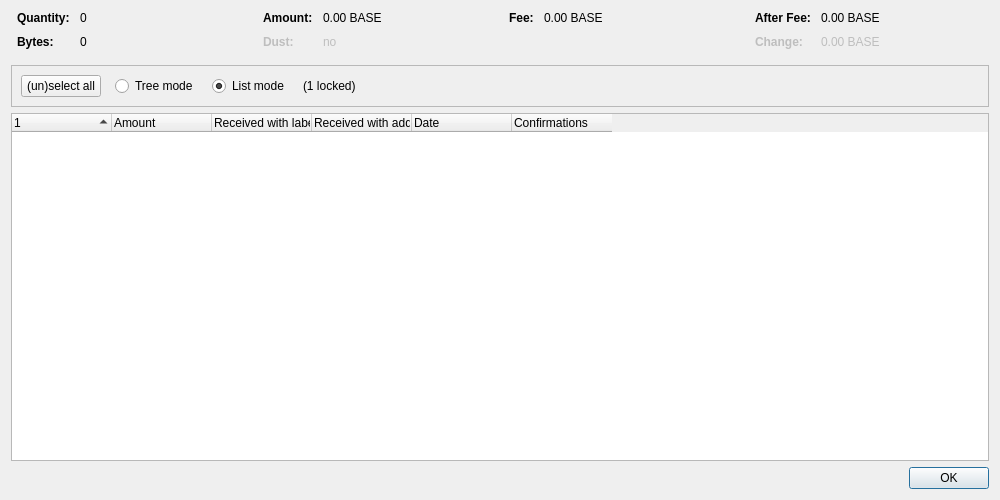
<?xml version="1.0" encoding="UTF-8"?>
<ui version="4.0">
 <class>CoinControlDialog</class>
 <widget class="QDialog" name="CoinControlDialog">
  <property name="geometry">
   <rect>
    <x>0</x>
    <y>0</y>
    <width>1000</width>
    <height>500</height>
   </rect>
  </property>
  <property name="windowTitle">
   <string>Coin Selection</string>
  </property>
  <layout class="QVBoxLayout" name="verticalLayout">
   <item>
    <layout class="QHBoxLayout" name="horizontalLayoutTop" stretch="0,0,0,0">
     <property name="topMargin">
      <number>0</number>
     </property>
     <property name="bottomMargin">
      <number>10</number>
     </property>
     <item>
      <layout class="QFormLayout" name="formLayoutCoinControl1">
       <property name="horizontalSpacing">
        <number>10</number>
       </property>
       <property name="verticalSpacing">
        <number>10</number>
       </property>
       <property name="leftMargin">
        <number>6</number>
       </property>
       <property name="rightMargin">
        <number>6</number>
       </property>
       <item row="0" column="0">
        <widget class="QLabel" name="labelCoinControlQuantityText">
         <property name="font">
          <font>
           <weight>75</weight>
           <bold>true</bold>
          </font>
         </property>
         <property name="text">
          <string>Quantity:</string>
         </property>
        </widget>
       </item>
       <item row="0" column="1">
        <widget class="QLabel" name="labelCoinControlQuantity">
         <property name="cursor">
          <cursorShape>IBeamCursor</cursorShape>
         </property>
         <property name="contextMenuPolicy">
          <enum>Qt::ActionsContextMenu</enum>
         </property>
         <property name="text">
          <string notr="true">0</string>
         </property>
         <property name="textInteractionFlags">
          <set>Qt::LinksAccessibleByMouse|Qt::TextSelectableByKeyboard|Qt::TextSelectableByMouse</set>
         </property>
        </widget>
       </item>
       <item row="1" column="0">
        <widget class="QLabel" name="labelCoinControlBytesText">
         <property name="font">
          <font>
           <weight>75</weight>
           <bold>true</bold>
          </font>
         </property>
         <property name="text">
          <string>Bytes:</string>
         </property>
        </widget>
       </item>
       <item row="1" column="1">
        <widget class="QLabel" name="labelCoinControlBytes">
         <property name="cursor">
          <cursorShape>IBeamCursor</cursorShape>
         </property>
         <property name="contextMenuPolicy">
          <enum>Qt::ActionsContextMenu</enum>
         </property>
         <property name="text">
          <string notr="true">0</string>
         </property>
         <property name="textInteractionFlags">
          <set>Qt::LinksAccessibleByMouse|Qt::TextSelectableByKeyboard|Qt::TextSelectableByMouse</set>
         </property>
        </widget>
       </item>
      </layout>
     </item>
     <item>
      <layout class="QFormLayout" name="formLayoutCoinControl2">
       <property name="horizontalSpacing">
        <number>10</number>
       </property>
       <property name="verticalSpacing">
        <number>10</number>
       </property>
       <property name="leftMargin">
        <number>6</number>
       </property>
       <property name="rightMargin">
        <number>6</number>
       </property>
       <item row="0" column="0">
        <widget class="QLabel" name="labelCoinControlAmountText">
         <property name="font">
          <font>
           <weight>75</weight>
           <bold>true</bold>
          </font>
         </property>
         <property name="text">
          <string>Amount:</string>
         </property>
        </widget>
       </item>
       <item row="0" column="1">
        <widget class="QLabel" name="labelCoinControlAmount">
         <property name="cursor">
          <cursorShape>IBeamCursor</cursorShape>
         </property>
         <property name="contextMenuPolicy">
          <enum>Qt::ActionsContextMenu</enum>
         </property>
         <property name="text">
          <string notr="true">0.00 BASE</string>
         </property>
         <property name="textInteractionFlags">
          <set>Qt::LinksAccessibleByMouse|Qt::TextSelectableByKeyboard|Qt::TextSelectableByMouse</set>
         </property>
        </widget>
       </item>
       <item row="1" column="0">
        <widget class="QLabel" name="labelCoinControlLowOutputText">
         <property name="enabled">
          <bool>false</bool>
         </property>
         <property name="font">
          <font>
           <weight>75</weight>
           <bold>true</bold>
          </font>
         </property>
         <property name="text">
          <string>Dust:</string>
         </property>
        </widget>
       </item>
       <item row="1" column="1">
        <widget class="QLabel" name="labelCoinControlLowOutput">
         <property name="enabled">
          <bool>false</bool>
         </property>
         <property name="cursor">
          <cursorShape>IBeamCursor</cursorShape>
         </property>
         <property name="contextMenuPolicy">
          <enum>Qt::ActionsContextMenu</enum>
         </property>
         <property name="text">
          <string notr="true">no</string>
         </property>
         <property name="textInteractionFlags">
          <set>Qt::LinksAccessibleByMouse|Qt::TextSelectableByKeyboard|Qt::TextSelectableByMouse</set>
         </property>
        </widget>
       </item>
      </layout>
     </item>
     <item>
      <layout class="QFormLayout" name="formLayoutCoinControl3">
       <property name="horizontalSpacing">
        <number>10</number>
       </property>
       <property name="verticalSpacing">
        <number>10</number>
       </property>
       <property name="leftMargin">
        <number>6</number>
       </property>
       <property name="rightMargin">
        <number>6</number>
       </property>
       <item row="0" column="0">
        <widget class="QLabel" name="labelCoinControlFeeText">
         <property name="font">
          <font>
           <weight>75</weight>
           <bold>true</bold>
          </font>
         </property>
         <property name="text">
          <string>Fee:</string>
         </property>
        </widget>
       </item>
       <item row="0" column="1">
        <widget class="QLabel" name="labelCoinControlFee">
         <property name="cursor">
          <cursorShape>IBeamCursor</cursorShape>
         </property>
         <property name="contextMenuPolicy">
          <enum>Qt::ActionsContextMenu</enum>
         </property>
         <property name="text">
          <string notr="true">0.00 BASE</string>
         </property>
         <property name="textInteractionFlags">
          <set>Qt::LinksAccessibleByMouse|Qt::TextSelectableByKeyboard|Qt::TextSelectableByMouse</set>
         </property>
        </widget>
       </item>
      </layout>
     </item>
     <item>
      <layout class="QFormLayout" name="formLayoutCoinControl4">
       <property name="horizontalSpacing">
        <number>10</number>
       </property>
       <property name="verticalSpacing">
        <number>10</number>
       </property>
       <property name="leftMargin">
        <number>6</number>
       </property>
       <property name="rightMargin">
        <number>6</number>
       </property>
       <item row="0" column="0">
        <widget class="QLabel" name="labelCoinControlAfterFeeText">
         <property name="font">
          <font>
           <weight>75</weight>
           <bold>true</bold>
          </font>
         </property>
         <property name="text">
          <string>After Fee:</string>
         </property>
        </widget>
       </item>
       <item row="0" column="1">
        <widget class="QLabel" name="labelCoinControlAfterFee">
         <property name="cursor">
          <cursorShape>IBeamCursor</cursorShape>
         </property>
         <property name="contextMenuPolicy">
          <enum>Qt::ActionsContextMenu</enum>
         </property>
         <property name="text">
          <string notr="true">0.00 BASE</string>
         </property>
         <property name="textInteractionFlags">
          <set>Qt::LinksAccessibleByMouse|Qt::TextSelectableByKeyboard|Qt::TextSelectableByMouse</set>
         </property>
        </widget>
       </item>
       <item row="1" column="0">
        <widget class="QLabel" name="labelCoinControlChangeText">
         <property name="enabled">
          <bool>false</bool>
         </property>
         <property name="font">
          <font>
           <weight>75</weight>
           <bold>true</bold>
          </font>
         </property>
         <property name="text">
          <string>Change:</string>
         </property>
        </widget>
       </item>
       <item row="1" column="1">
        <widget class="QLabel" name="labelCoinControlChange">
         <property name="enabled">
          <bool>false</bool>
         </property>
         <property name="cursor">
          <cursorShape>IBeamCursor</cursorShape>
         </property>
         <property name="contextMenuPolicy">
          <enum>Qt::ActionsContextMenu</enum>
         </property>
         <property name="text">
          <string notr="true">0.00 BASE</string>
         </property>
         <property name="textInteractionFlags">
          <set>Qt::LinksAccessibleByMouse|Qt::TextSelectableByKeyboard|Qt::TextSelectableByMouse</set>
         </property>
        </widget>
       </item>
      </layout>
     </item>
    </layout>
   </item>
   <item>
    <widget class="QFrame" name="frame">
     <property name="minimumSize">
      <size>
       <width>0</width>
       <height>40</height>
      </size>
     </property>
     <property name="frameShape">
      <enum>QFrame::StyledPanel</enum>
     </property>
     <property name="frameShadow">
      <enum>QFrame::Sunken</enum>
     </property>
     <layout class="QHBoxLayout" name="horizontalLayout">
      <item>
       <layout class="QHBoxLayout" name="horizontalLayoutPanel" stretch="0,0,0,0,0">
        <property name="spacing">
         <number>14</number>
        </property>
        <item>
         <widget class="QPushButton" name="pushButtonSelectAll">
          <property name="sizePolicy">
           <sizepolicy hsizetype="Maximum" vsizetype="Fixed">
            <horstretch>0</horstretch>
            <verstretch>0</verstretch>
           </sizepolicy>
          </property>
          <property name="text">
           <string>(un)select all</string>
          </property>
          <property name="autoDefault">
           <bool>false</bool>
          </property>
         </widget>
        </item>
        <item>
         <widget class="QRadioButton" name="radioTreeMode">
          <property name="sizePolicy">
           <sizepolicy hsizetype="Maximum" vsizetype="Fixed">
            <horstretch>0</horstretch>
            <verstretch>0</verstretch>
           </sizepolicy>
          </property>
          <property name="text">
           <string>Tree mode</string>
          </property>
         </widget>
        </item>
        <item>
         <widget class="QRadioButton" name="radioListMode">
          <property name="sizePolicy">
           <sizepolicy hsizetype="Maximum" vsizetype="Fixed">
            <horstretch>0</horstretch>
            <verstretch>0</verstretch>
           </sizepolicy>
          </property>
          <property name="text">
           <string>List mode</string>
          </property>
          <property name="checked">
           <bool>true</bool>
          </property>
         </widget>
        </item>
        <item>
         <widget class="QLabel" name="labelLocked">
          <property name="text">
           <string notr="true">(1 locked)</string>
          </property>
         </widget>
        </item>
        <item>
         <spacer name="horizontalSpacer">
          <property name="orientation">
           <enum>Qt::Horizontal</enum>
          </property>
          <property name="sizeHint" stdset="0">
           <size>
            <width>40</width>
            <height>20</height>
           </size>
          </property>
         </spacer>
        </item>
       </layout>
      </item>
     </layout>
    </widget>
   </item>
   <item>
    <widget class="CoinControlTreeWidget" name="treeWidget">
     <property name="contextMenuPolicy">
      <enum>Qt::CustomContextMenu</enum>
     </property>
     <property name="sortingEnabled">
      <bool>false</bool>
     </property>
     <property name="columnCount">
      <number>6</number>
     </property>
     <attribute name="headerShowSortIndicator" stdset="0">
      <bool>true</bool>
     </attribute>
     <attribute name="headerStretchLastSection">
      <bool>false</bool>
     </attribute>
     <column>
      <property name="text">
       <string/>
      </property>
     </column>
     <column>
      <property name="text">
       <string>Amount</string>
      </property>
     </column>
     <column>
      <property name="text">
       <string>Received with label</string>
      </property>
     </column>
     <column>
      <property name="text">
       <string>Received with address</string>
      </property>
     </column>
     <column>
      <property name="text">
       <string>Date</string>
      </property>
     </column>
     <column>
      <property name="text">
       <string>Confirmations</string>
      </property>
      <property name="toolTip">
       <string>Confirmed</string>
      </property>
     </column>
     <column>
      <property name="text">
       <string/>
      </property>
     </column>
     <column>
      <property name="text">
       <string/>
      </property>
     </column>
     <column>
      <property name="text">
       <string/>
      </property>
     </column>
     <column>
      <property name="text">
       <string/>
      </property>
     </column>
    </widget>
   </item>
   <item>
    <widget class="QDialogButtonBox" name="buttonBox">
     <property name="orientation">
      <enum>Qt::Horizontal</enum>
     </property>
     <property name="standardButtons">
      <set>QDialogButtonBox::Ok</set>
     </property>
    </widget>
   </item>
  </layout>
 </widget>
 <customwidgets>
  <customwidget>
   <class>CoinControlTreeWidget</class>
   <extends>QTreeWidget</extends>
   <header>qt/coincontroltreewidget.h</header>
  </customwidget>
 </customwidgets>
 <resources/>
 <connections/>
</ui>
